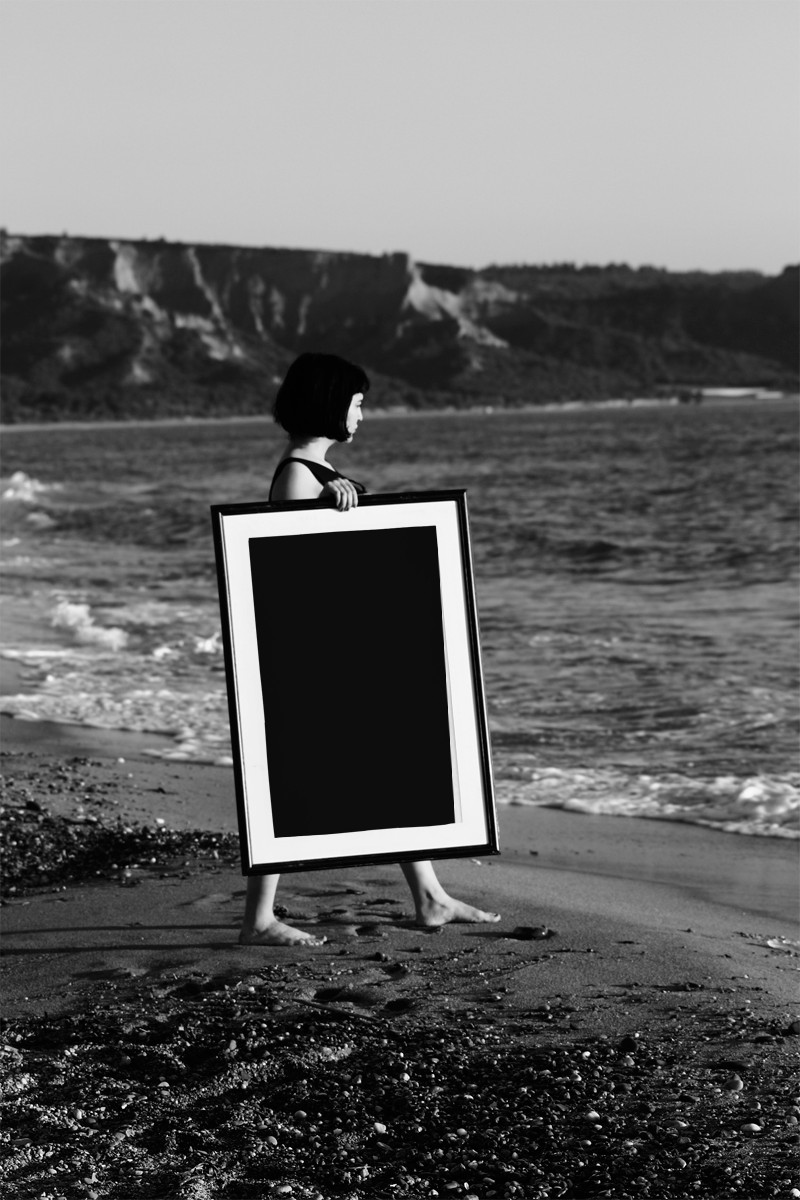
%> input picture dataset/beach/beach_0.jpg, 800 x 1200 px
$ octave --eval "result = beach(imread('../../dataset/beach/beach_0.jpg'));"   (GNU Octave 9; MATLAB toolbox functions it lacks are replaced by stand-ins)
%> lines starting %> are read from the running program, lines starting %| are printed output that depends on the picture; in (x1, y1, x2, y2) boxes, pixels count from 0 and x2, y2 are one past the last pixel; in counts of white or black regions, pixels touching at a corner belong together; the program's own positions count from 1
function output = beach(input)
% target_point = [539,245;535,291;532,339;529,387;526,435;610,250;599,440;685,259;674,450;...
%     761,266;750,456;841,270;838,318;833,377;830,408;827,464;679,358];
target_img = imread('dataset/beach/beach_1.jpg');
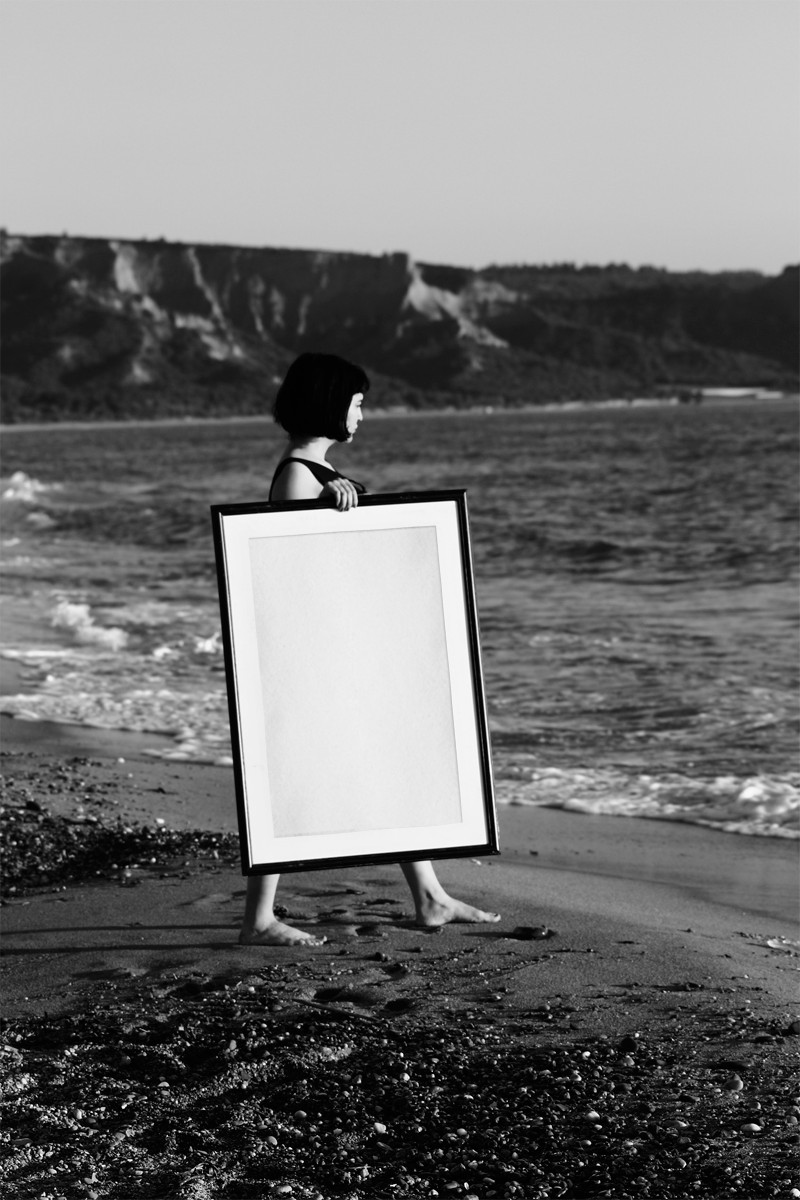
%> input picture dataset/beach/beach_1.jpg, 800 x 1200 px
%> target_img is the input picture: size 1200x800x3 uint8; min 0, max 255, mean 110.6
input = rgb2gray(input);
input = repmat(input,[1,1,3]);
%> input is the input picture: size 1200x800x3 uint8; min 0, max 255, mean 97.9
% output = myTPS(input,target,target_point);
[h1,w1,c1] = size(input);
%> h1 = 1200; w1 = 800; c1 = 3
xs1 = [1 w1 1 w1]';
%> xs1 = [1; 800; 1; 800]
ys1 = [1 1 h1 h1]';
%> ys1 = [1; 1; 1200; 1200]

[h2,w2,c] = size(target_img);
%> h2 = 1200; w2 = 800; c = 3
target_point = [249,538;436,524;275,840;463,823];
tform = fitgeotrans([xs1 ys1],target_point,'affine');
src_registered = imwarp(input,tform,'OutputView',imref2d(size(target_img)));
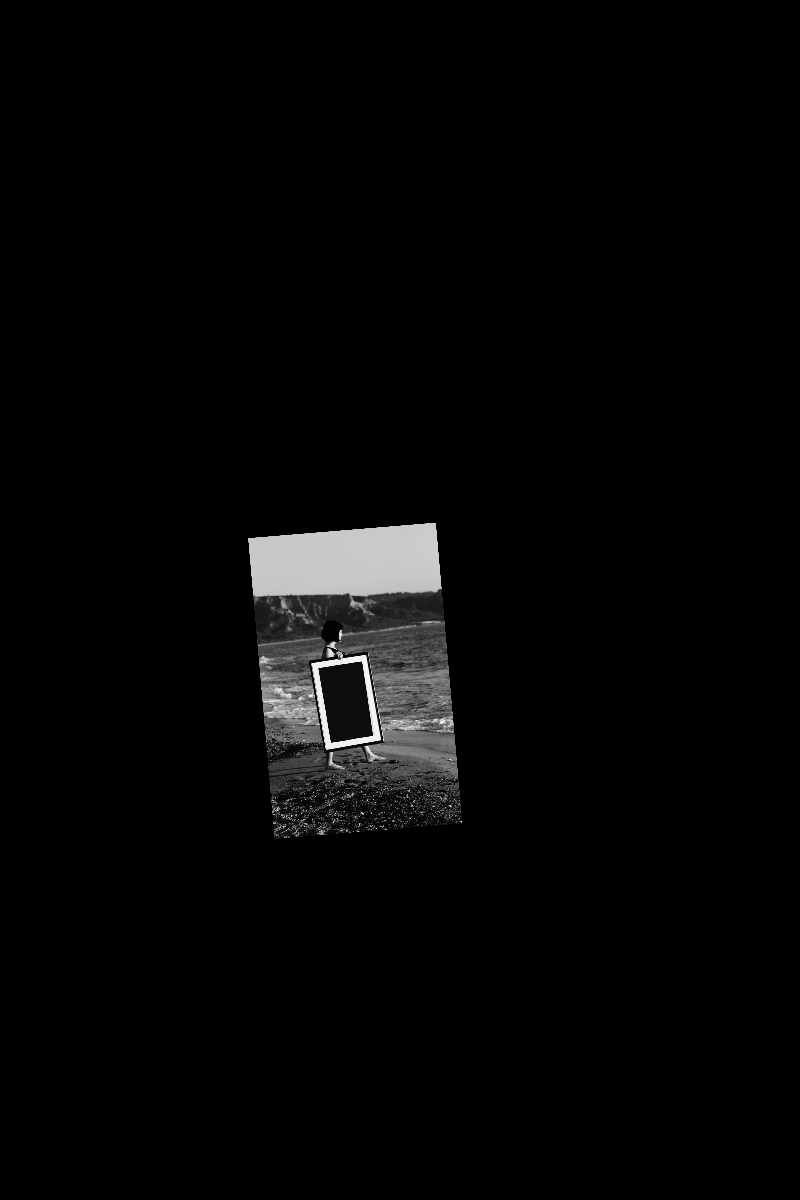
%> src_registered: size 1200x800x3 uint8; min 0, max 250, mean 5.8
mask = sum(src_registered,3)~=0;
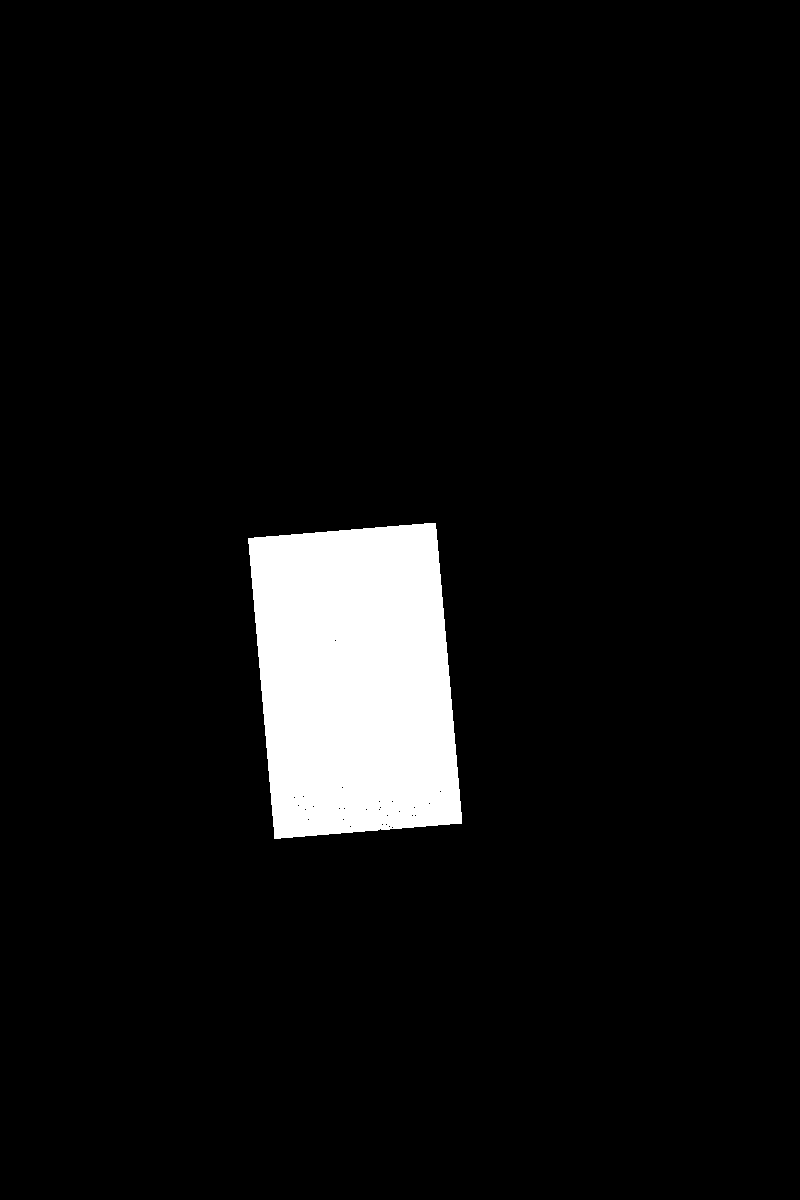
%> mask: size 1200x800 logical; 5.9% white; 1 white region, box (x1, y1, x2, y2) and area: (248, 523, 462, 839) 56958
se = strel('square',3);
mask = imclose(mask,se);
%> mask: size 1200x800 logical; 5.9% white; 1 white region, box (x1, y1, x2, y2) and area: (248, 523, 462, 839) 56987
idx = find(mask);
%> idx = 56987 values from 298139 to 554024
target_img(idx) = src_registered(idx);
target_img(idx+h2*w2) = src_registered(idx+h2*w2);
target_img(idx+2*h2*w2) = src_registered(idx+2*h2*w2);
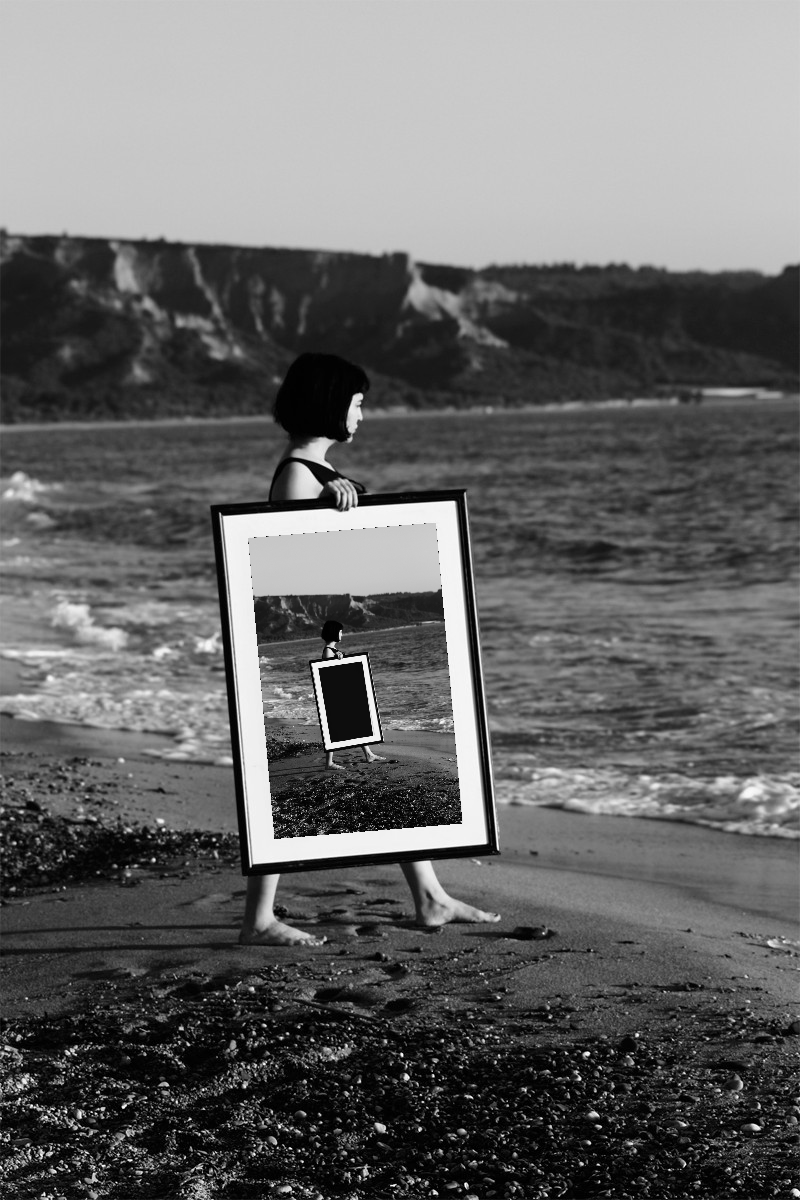
%> target_img: size 1200x800x3 uint8; min 0, max 255, mean 102.6
output = target_img;
end
